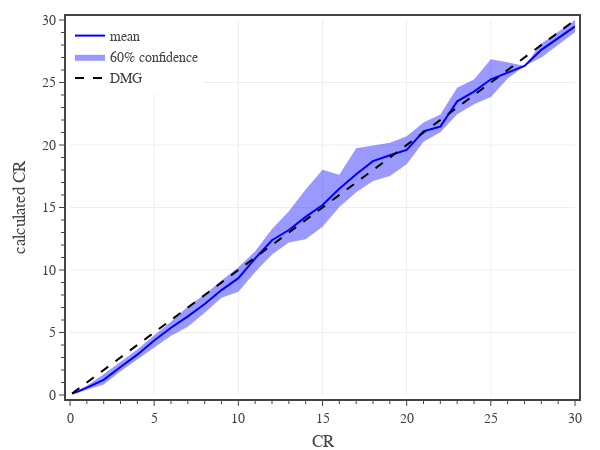

Notebook code for this chart:
### Code cell
# calculated XP vs target XP
xCol = 'CR'
yCol = 'eCR'

conf = 0.6
#df1 = df0[df0['CR'].between(0,30)]
dfG = df1[[xCol,yCol]].groupby(xCol).mean().reset_index()
dfU = df1[[xCol,yCol]].groupby(xCol).quantile(0.5 + conf/2).reset_index()
dfL = df1[[xCol,yCol]].groupby(xCol).quantile(0.5 - conf/2).reset_index()

# create figure
fig = go.Figure(
    layout=go.Layout(
        template=TFB_TEMPLATE,
        margin=dict(l=70, r=25, b=55, t=20, pad=4),
        xaxis=dict(
            title_text='CR',
            range=[0,30],
            tick0=0, dtick=5,
            minor=dict(tick0=0, dtick=1),
        ),
        yaxis=dict(
            title_text='calculated CR',
            range=[0,30],
            tick0=0, dtick=5,
            minor=dict(tick0=0, dtick=1),
        ),
        legend=dict(
            xanchor='left', yanchor='top',
            x=0.00, y=1.00,
            orientation='v',
            tracegroupgap=0,
        )
    )
)

# plot monster confidence interval and average
fig.add_trace(go.Scatter(x=dfG[xCol], y=dfU[yCol], line_width=0, legendgroup='mean', showlegend=False, hoverinfo='skip'))
fig.add_trace(go.Scatter(x=dfG[xCol], y=dfL[yCol], line_width=0, name=f'{conf:.0%} confidence', legendgroup='mean', hoverinfo='skip', fill='tonexty', fillcolor='rgba(0, 0, 255, 0.4)'))
fig.add_trace(go.Scatter(
    x=dfG[xCol], y=dfG[yCol],
    mode='lines', 
    name='mean',
    legendgroup='mean', 
    line=dict(color='blue'),
    hovertemplate='<b>mean</b><br>' + 'CR %{x:,.0f}<br>' + 'Calc CR %{y:,.1f}<br>' + '<extra></extra>'
))

# plot reference line
fig.add_trace(go.Scatter(
    x=dfG[xCol], y=dfG[xCol],
    mode='lines', 
    name='DMG',
    line=dict(color='black', dash='dash'),
    hovertemplate='<b>DMG</b><br>' + 'CR %{x:,.0f}' + '<extra></extra>'
))

# show figure
fig.update_layout(width=600, height=450)
fig.show(config=TFB_CONFIG)

# save figures
if SAVEFIGS:
    fig.update_layout(autosize=True, width=None, height=None)
    save_fig_html(fig, format='large', name=f'./fig-xp-cr-vs-cr-large')
    save_fig_html(fig, format='small', name=f'./fig-xp-cr-vs-cr-small')

### Figure 1 — Plotly figure (JSON) as saved in the notebook; plotly's stock layout.template omitted (floating-point values rounded to 4 significant figures)
{"data": [{"hoverinfo": "skip", "legendgroup": "mean", "line": {"width": 0}, "showlegend": false, "type": "scatter", "x": [0.125, 0.25, 0.5, 1, 2, 3, 4, 5, 6, 7, 8, 9, 10, 11, 12, 13, 14, 15, 16, 17, 18, 19, 20, 21, 22, 23, 24, 25, 26, 27, 28, 30], "y": [0.1405, 0.2224, 0.3672, 0.7365, 1.655, 2.686, 3.641, 4.781, 5.86, 7.074, 8.038, 9.153, 10.22, 11.51, 13.29, 14.7, 16.43, 18.03, 17.63, 19.74, 19.95, 20.18, 20.7, 21.79, 22.45, 24.58, 25.25, 26.86, 26.62, 26.33, 28.11, 30]}, {"fill": "tonexty", "fillcolor": "rgba(0, 0, 255, 0.4)", "hoverinfo": "skip", "legendgroup": "mean", "line": {"width": 0}, "name": "60% confidence", "type": "scatter", "x": [0.125, 0.25, 0.5, 1, 2, 3, 4, 5, 6, 7, 8, 9, 10, 11, 12, 13, 14, 15, 16, 17, 18, 19, 20, 21, 22, 23, 24, 25, 26, 27, 28, 30], "y": [0.07904, 0.1582, 0.2253, 0.4429, 0.8438, 1.9, 2.849, 3.816, 4.743, 5.468, 6.579, 7.774, 8.252, 9.842, 11.24, 12.19, 12.46, 13.47, 15.04, 16.21, 17.12, 17.52, 18.46, 20.27, 21.01, 22.45, 23.27, 23.84, 25.32, 26.33, 26.99, 29.03]}, {"hovertemplate": "<b>mean</b><br>CR %{x:,.0f}<br>Calc CR %{y:,.1f}<br><extra></extra>", "legendgroup": "mean", "line": {"color": "blue"}, "mode": "lines", "name": "mean", "type": "scatter", "x": [0.125, 0.25, 0.5, 1, 2, 3, 4, 5, 6, 7, 8, 9, 10, 11, 12, 13, 14, 15, 16, 17, 18, 19, 20, 21, 22, 23, 24, 25, 26, 27, 28, 30], "y": [0.1103, 0.1902, 0.2902, 0.5833, 1.209, 2.245, 3.227, 4.367, 5.378, 6.295, 7.274, 8.393, 9.349, 10.93, 12.38, 13.2, 14.25, 15.2, 16.5, 17.66, 18.71, 19.18, 19.6, 21.09, 21.47, 23.49, 24.27, 25.26, 25.8, 26.33, 27.61, 29.48]}, {"hovertemplate": "<b>DMG</b><br>CR %{x:,.0f}<extra></extra>", "line": {"color": "black", "dash": "dash"}, "mode": "lines", "name": "DMG", "type": "scatter", "x": [0.125, 0.25, 0.5, 1, 2, 3, 4, 5, 6, 7, 8, 9, 10, 11, 12, 13, 14, 15, 16, 17, 18, 19, 20, 21, 22, 23, 24, 25, 26, 27, 28, 30], "y": [0.125, 0.25, 0.5, 1, 2, 3, 4, 5, 6, 7, 8, 9, 10, 11, 12, 13, 14, 15, 16, 17, 18, 19, 20, 21, 22, 23, 24, 25, 26, 27, 28, 30]}], "layout": {"height": 450, "legend": {"orientation": "v", "tracegroupgap": 0, "x": 0, "xanchor": "left", "y": 1, "yanchor": "top"}, "margin": {"b": 55, "l": 70, "pad": 4, "r": 25, "t": 20}, "width": 600, "xaxis": {"dtick": 5, "minor": {"dtick": 1, "tick0": 0}, "range": [0, 30], "tick0": 0, "title": {"text": "CR"}}, "yaxis": {"dtick": 5, "minor": {"dtick": 1, "tick0": 0}, "range": [0, 30], "tick0": 0, "title": {"text": "calculated CR"}}}}
